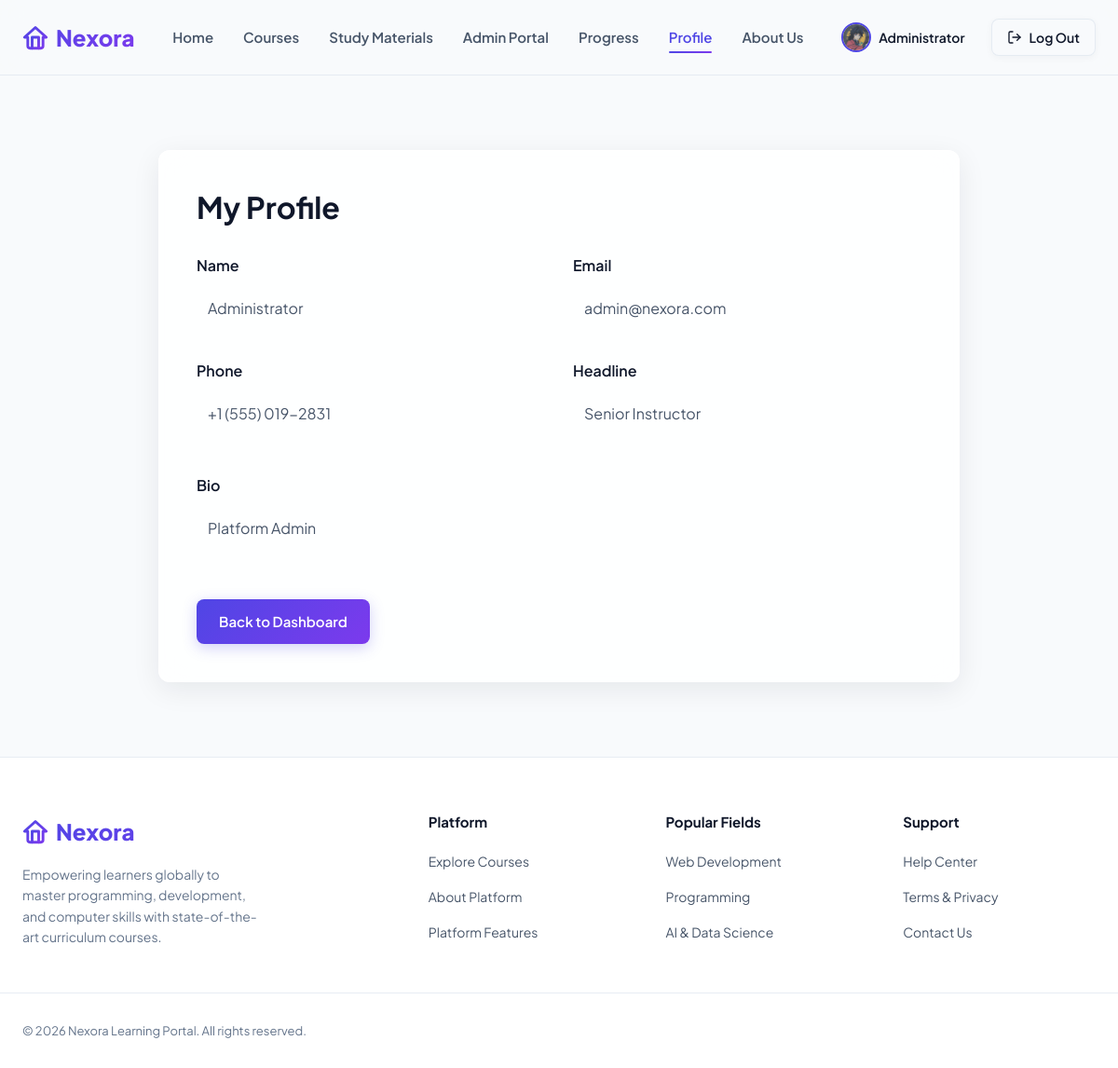
Screenshot of /profile (signed in) with the database file from the repository.
### models.py (models this page shows, shortened)
class BaseModel(db.Model):
    __abstract__ = True

class User(BaseModel):
    __tablename__ = 'users'
    id = db.Column(db.Integer, primary_key=True)
    name = db.Column(db.String(100), nullable=False)
    email = db.Column(db.String(120), unique=True, nullable=False, index=True)
    password_hash = db.Column(db.String(255), nullable=False)
    bio = db.Column(db.Text, nullable=True)
    phone = db.Column(db.String(20), nullable=True)
    headline = db.Column(db.String(100), nullable=True)
    avatar_url = db.Column(db.String(255), nullable=True)
    created_at = db.Column(db.DateTime, default=lambda: datetime.now(timezone.utc))
    enrollments = db.relationship('Enrollment', backref='user', lazy=True, cascade="all, delete-orphan")
    progress_records = db.relationship('Progress', backref='user', lazy=True, cascade="all, delete-orphan")

### app.py (the view)
@app.route('/profile')
@login_required
def profile():
    return render_template('profile.html', user=g.user)

### app.py (called while the page is built)
@app.before_request
def load_logged_in_user():
    user_id = session.get('user_id')
    if user_id is None:
        g.user = None
    else:
        g.user = db.session.get(User, user_id)
        if g.user is None:
            session.clear()

def login_required(view):
    @wraps(view)
    def wrapped_view(**kwargs):
        if g.user is None:
            flash('Please register or log in to access this feature.', 'warning')
            return redirect(url_for('login', next=request.url))
        return view(**kwargs)
    return wrapped_view

### templates/profile.html (shortened to what this page needs)
{% extends "base.html" %}
{% block content %}
<div class="container" style="max-width:900px; margin:60px auto; padding:20px;">
    <div class="glass-card" style="padding:40px; border-radius:12px;">
        <h1 style="margin-bottom:30px; color:var(--color-text-title);">My Profile</h1>
        <div style="display:grid; grid-template-columns:1fr 1fr; gap:30px; margin-bottom:40px;">
            <div>
                <label style="display:block; font-weight:600; margin-bottom:8px; color:var(--color-text-title);">Name</label>
                <p style="padding:12px; background:rgba(255,255,255,0.05); border-radius:8px; color:var(--color-text-body);">{{ user.name }}</p>
            </div>
            <div>
                <label style="display:block; font-weight:600; margin-bottom:8px; color:var(--color-text-title);">Email</label>
                <p style="padding:12px; background:rgba(255,255,255,0.05); border-radius:8px; color:var(--color-text-body);">{{ user.email }}</p>
            </div>
            <div>
                <label style="display:block; font-weight:600; margin-bottom:8px; color:var(--color-text-title);">Phone</label>
                <p style="padding:12px; background:rgba(255,255,255,0.05); border-radius:8px; color:var(--color-text-body);">{{ user.phone or 'Not provided' }}</p>
            </div>
            <div>
                <label style="display:block; font-weight:600; margin-bottom:8px; color:var(--color-text-title);">Headline</label>
                <p style="padding:12px; background:rgba(255,255,255,0.05); border-radius:8px; color:var(--color-text-body);">{{ user.headline or 'Not provided' }}</p>
            </div>
        </div>
        <div style="margin-bottom:30px;">
            <label style="display:block; font-weight:600; margin-bottom:8px; color:var(--color-text-title);">Bio</label>
            <p style="padding:12px; background:rgba(255,255,255,0.05); border-radius:8px; color:var(--color-text-body); line-height:1.6;">{{ user.bio or 'No bio provided' }}</p>
        </div>
        <div style="padding-top:20px; border-top:1px solid rgba(255,255,255,0.1);">
            <a href="{{ url_for('dashboard') }}" class="btn btn-primary" style="padding:12px 24px; border-radius:8px;">Back to Dashboard</a>
        </div>
    </div>
</div>
{% endblock %}

### templates/base.html (shortened to what this page needs)
<!DOCTYPE html>
<html lang="en">
<head>
    <link rel="stylesheet" href="{{ url_for('static', filename='css/style.css') }}">
</head>
<body>
    <header class="app-header">
        <div class="container navbar">
            <a href="{{ url_for('home') }}" class="logo" id="brand-logo">
                <svg xmlns="http://www.w3.org/2000/svg" width="28" height="28" viewBox="0 0 24 24" fill="none" stroke="currentColor" stroke-width="2.5" stroke-linecap="round" stroke-linejoin="round"><path d="m12 3-10 9h3v8a2 2 0 0 0 2 2h10a2 2 0 0 0 2-2v-8h3L12 3z"/><path d="M9 22V12h6v10"/></svg>
                Nexora
            </a>
            <nav>
                <ul class="nav-links">
                    <li><a href="{{ url_for('home') }}" class="nav-link {% if request.path == '/' %}active{% endif %}">Home</a></li>
                    <li><a href="{{ url_for('courses') }}" class="nav-link {% if request.path.startswith('/courses') or request.path.startswith('/course') %}active{% endif %}">Courses</a></li>
                    <li><a href="{{ url_for('materials') }}" class="nav-link {% if request.path.startswith('/materials') %}active{% endif %}">Study Materials</a></li>
                    {% if g.user %}
                        {% if g.user.email == 'admin@nexora.com' %}
                            <li><a href="{{ url_for('admin_dashboard') }}" class="nav-link {% if request.path.startswith('/admin') %}active{% endif %}">Admin Portal</a></li>
                        {% endif %}
                        <li><a href="{{ url_for('dashboard') }}" class="nav-link {% if request.path.startswith('/dashboard') %}active{% endif %}">Progress</a></li>
                        <li><a href="{{ url_for('profile') }}" class="nav-link {% if request.path.startswith('/profile') %}active{% endif %}">Profile</a></li>
                    {% endif %}
                    <li><a href="{{ url_for('about') }}" class="nav-link {% if request.path == '/about' %}active{% endif %}">About Us</a></li>
                </ul>
            </nav>
            <div class="nav-actions">
                {% if g.user %}
                    <a href="{{ url_for('profile') }}" class="user-pill" style="display:inline-flex; align-items:center; gap:8px; text-decoration:none; color:var(--color-text-title); font-weight:600; font-size:14px; margin-right:12px;">
                        <img src="{{ g.user.avatar_url or 'https://ui-avatars.com/api/?name=' + g.user.name + '&background=4f46e5&color=fff' }}" alt="{{ g.user.name }}" style="width:32px; height:32px; border-radius:50%; object-fit:cover; border:2px solid var(--color-primary);">
                        <span>{{ g.user.name.split(' ')[0] }}</span>
                    </a>
                    <a href="{{ url_for('logout') }}" class="btn btn-secondary btn-sm" id="nav-logout-btn"><i data-lucide="log-out" style="width:16px; height:16px;"></i> Log Out</a>
                {% else %}
                    <a href="{{ url_for('login') }}" class="btn btn-text btn-sm" id="nav-signin-btn">Sign In</a>
                    <a href="{{ url_for('register') }}" class="btn btn-primary btn-sm" id="nav-signup-btn">Sign Up</a>
                {% endif %}
            </div>
        </div>
    </header>
    <main style="flex-grow:1;">
        {% block content %}{% endblock %}
    </main>
    <footer class="app-footer">
        <div class="container footer-grid">
            <div class="footer-brand">
                <a href="{{ url_for('home') }}" class="logo">
                    <svg xmlns="http://www.w3.org/2000/svg" width="28" height="28" viewBox="0 0 24 24" fill="none" stroke="currentColor" stroke-width="2.5" stroke-linecap="round" stroke-linejoin="round"><path d="m12 3-10 9h3v8a2 2 0 0 0 2 2h10a2 2 0 0 0 2-2v-8h3L12 3z"/><path d="M9 22V12h6v10"/></svg>
                    Nexora
                </a>
                <p>Empowering learners globally to master programming, development, and computer skills with state-of-the-art curriculum courses.</p>
            </div>
            <div class="footer-links-col">
                <h4>Platform</h4>
                <ul>
                    <li><a href="{{ url_for('courses') }}">Explore Courses</a></li>
                    <li><a href="{{ url_for('about') }}">About Platform</a></li>
                    <li><a href="{{ url_for('home') }}#features">Platform Features</a></li>
                </ul>
            </div>
            <div class="footer-links-col">
                <h4>Popular Fields</h4>
                <ul>
                    <li><a href="{{ url_for('courses', category='Web Development') }}">Web Development</a></li>
                    <li><a href="{{ url_for('courses', category='Programming') }}">Programming</a></li>
                    <li><a href="{{ url_for('courses', category='AI & Data') }}">AI & Data Science</a></li>
                </ul>
            </div>
            <div class="footer-links-col">
                <h4>Support</h4>
                <ul>
                    <li><a href="#">Help Center</a></li>
                    <li><a href="#">Terms & Privacy</a></li>
                    <li><a href="#">Contact Us</a></li>
                </ul>
            </div>
        </div>
        <div class="container footer-bottom">
            <p>&copy; 2026 Nexora Learning Portal. All rights reserved.</p>
        </div>
    </footer>
</body>
</html>

### rows the page displays
User: user (picture), user.name "Administrator", name "Administrator", email "admin@nexora.com", phone "+1 (555) 019-2831", headline "Senior Instructor", bio "Platform Admin"
